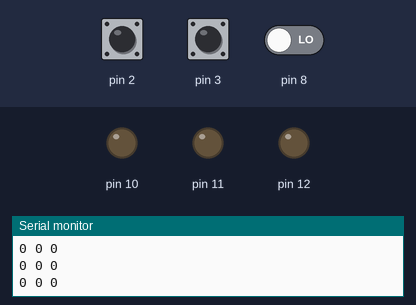
Bench run of a sketch on a simulated Arduino Uno, built with avr-gcc and run on an emulated ATmega328P. On the bench: output pins drawn as LEDs (lit = HIGH), the last lines printed to the serial monitor. The inputs (shaded band) are chosen by the test bench; at power-on: pin 2 HIGH, pin 3 HIGH, pin 8 LOW.

Above: at 1.2 s.
1.3 s: pin 2 pulled LOW for 0.15 s
At 2.0 s:
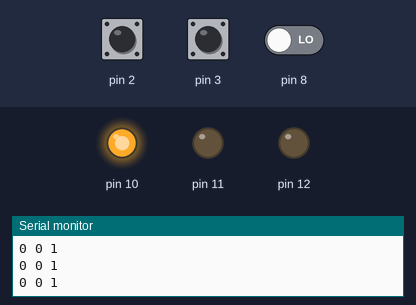
2.9 s: pin 3 driven LOW
At 3.9 s:
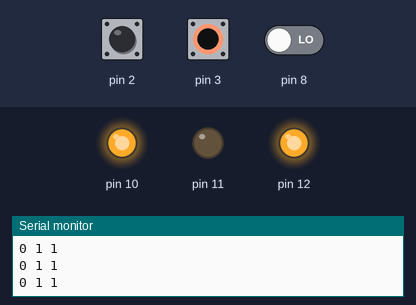
4.5 s: pin 8 driven HIGH
At 5.2 s:
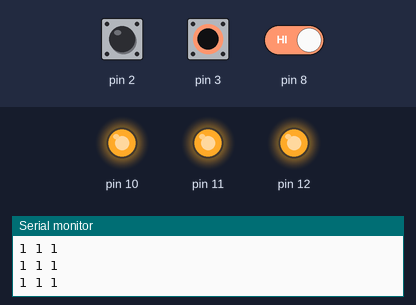
6.0 s: pin 2 pulled LOW for 1 s
At 6.4 s:
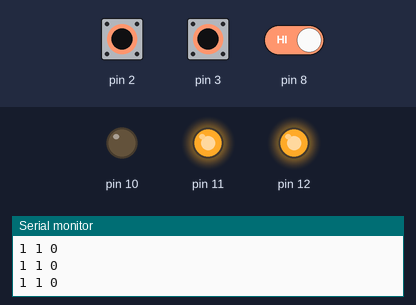
8.5 s: pin 2 pulled LOW for 3.2 s
At 9.1 s:
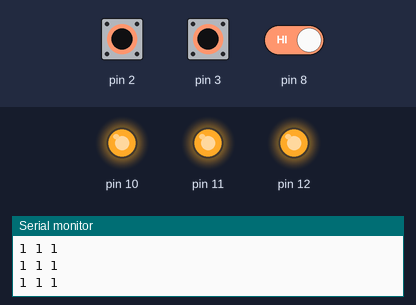
13.2 s: pin 3 pulsed HIGH 5 times (0.12 s each, 0.3 s apart)
At 15.3 s:
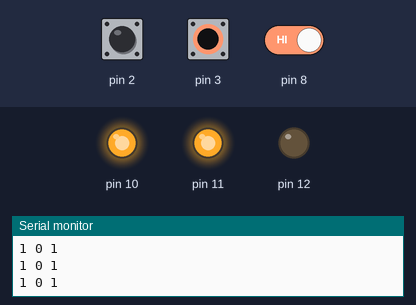
Timing chart, 0 to 16.8 s (numbered marks = the images above; inputs shaded):
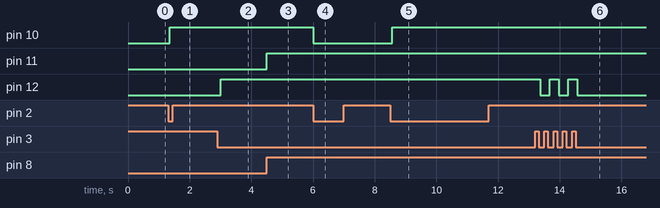

Measured:
- after the input at 1.3 s, pin 10: LOW → HIGH after 0.05 s
- after the input at 2.9 s, pin 12: LOW → HIGH after 0.11 s
- after the input at 4.5 s, pin 11: LOW → HIGH at once
- after the input at 6.0 s, pin 10: HIGH → LOW at once
- after the input at 8.5 s, pin 10: LOW → HIGH after 0.07 s
- after the input at 13.2 s, pin 12: alternates HIGH for 0.30 s and LOW for 0.30 s, 5 changes in all, then stays LOW, starting after 0.17 s

The sketch:

Activity4.1.ino
```cpp
 int sw1_state = 0;
 int sw2_state = 0;
 int sw3_state = 0;
 int pre_sw1 = 0;
 int pre_sw2 = 0;
 int pre_sw3 = 0;

void setup() {
  pinMode(8,INPUT);
  pinMode(3,INPUT);
  pinMode(2,INPUT_PULLUP);
  pinMode(10,OUTPUT);
  pinMode(11,OUTPUT);
  pinMode(12,OUTPUT);
  Serial.begin(9600);

}

void loop() {

   int sw1 = digitalRead(8);
   int sw2 = digitalRead(3);
   int sw3 = digitalRead(2);
   if(sw1 == 1 && sw1_state == 0 && pre_sw1 != 1){
    sw1_state = 1;
    digitalWrite(11,HIGH);
    }
   else if(sw1 == 1 && sw1_state == 1 && pre_sw1 != 1){
    sw1_state = 0;
    digitalWrite(11,LOW);
    }
   if(sw2 == 0 && sw2_state == 0 && pre_sw2 != 0){
    sw2_state = 1;
    digitalWrite(12,HIGH);
    }
   else if(sw2 == 0 && sw2_state == 1 && pre_sw2 != 0){
    sw2_state = 0;
    digitalWrite(12,LOW);
    }
   if(sw3 == 0 && sw3_state == 0 && pre_sw3 != 0){
    sw3_state = 1;
    digitalWrite(10,HIGH);
    }
   else if(sw3 == 0 && sw3_state == 1 && pre_sw3 != 0){
    sw3_state = 0;
    digitalWrite(10,LOW);
    }
   Serial.print(sw1_state);
   Serial.print(" ");
   Serial.print(sw2_state);
   Serial.print(" ");
   Serial.println(sw3_state);
   pre_sw1 = digitalRead(8);
   pre_sw2 = digitalRead(3);
   pre_sw3 = digitalRead(2);
   delay(150);


}
```
